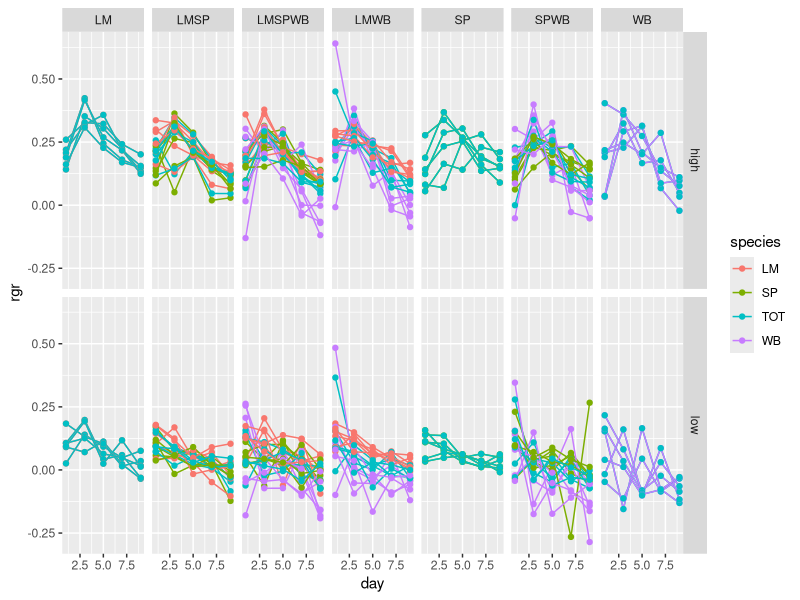
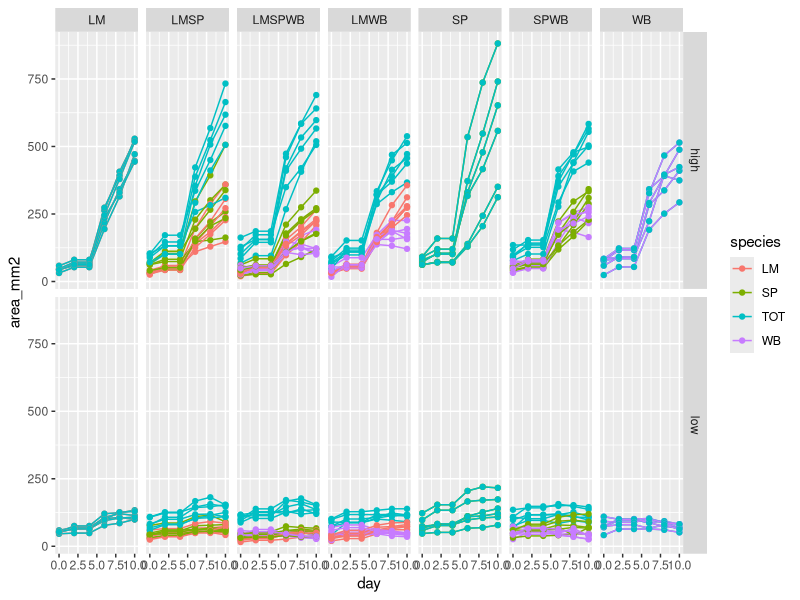
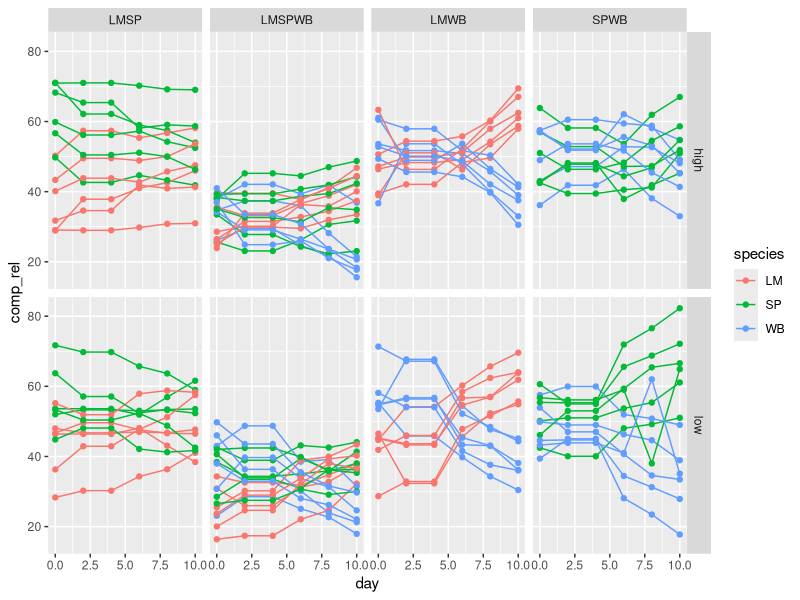
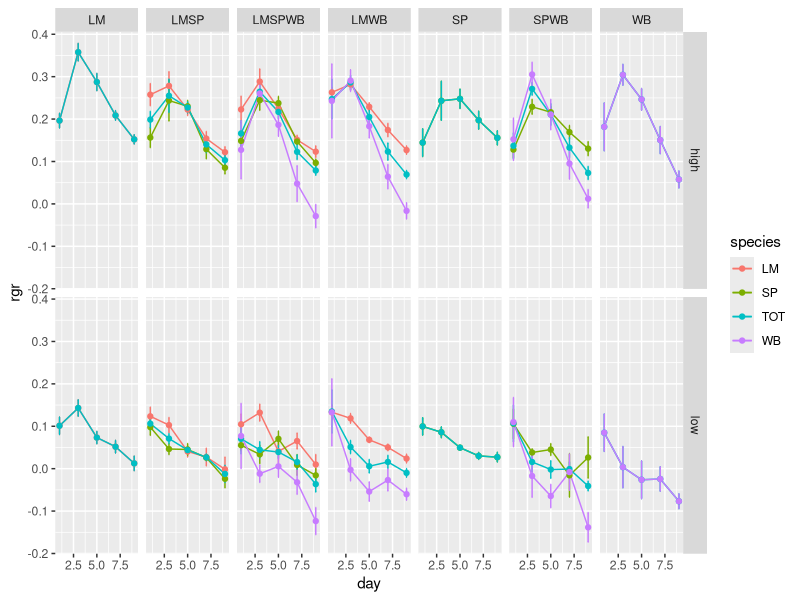
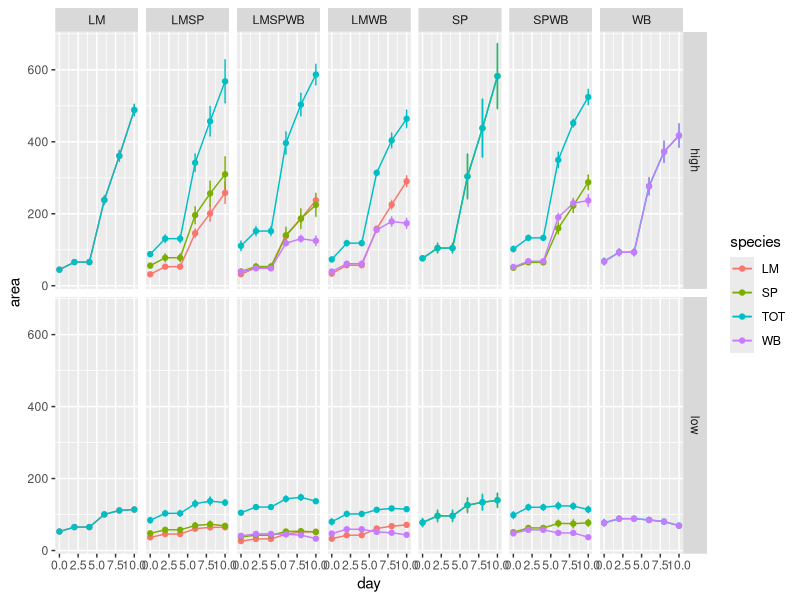
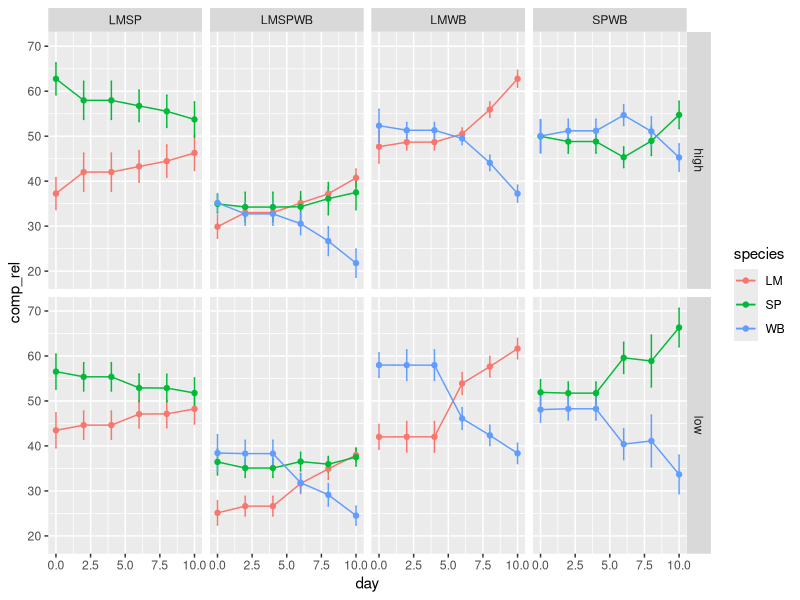

Generate these figures, in order, with R:
################################################
# Analysis of multispecies duckweed experiment #
################################################
library(ggplot2)
library(plyr)

###################################### 
# Importing & cleaning up data frame #
######################################
data_area <- read.csv("multispecies_area.csv") # import area data 
data_rgr <- read.csv("multispecies_rgr.csv") # import relative growth rate data 

data_area <- data_area[complete.cases(data_area),]
data_rgr <- data_rgr[complete.cases(data_rgr),]

data_area$id2 <- paste(data_area$id,data_area$species,sep="")
data_rgr$id2 <- paste(data_rgr$id,data_rgr$species,sep="")

data_area <- data_area[,-9]

data_comp_rel <- data_area[,-8]
data_comp_rel <- data_comp_rel[!(data_comp_rel$species == "TOT" | data_comp_rel$treatment=="LM" | data_comp_rel$treatment=="SP" | data_comp_rel$treatment=="WB"),]
data_comp_rel$id2 <- paste(data_comp_rel$id,data_comp_rel$species,sep="")

summary(data_area)
summary(data_rgr)
summary(data_comp_rel)

##################################
# Plot raw rgr data through time #
##################################
rgr_plot_raw <- ggplot(data_rgr, aes(x=day,y=rgr,group=id2,colour=species)) + geom_line() + geom_point() 
rgr_plot_raw <- rgr_plot_raw + facet_grid(nutrients ~ treatment)
rgr_plot_raw 

###################################
# Plot raw area data through time #
###################################
area_plot_raw <- ggplot(data_area, aes(x=day,y=area_mm2,group=id2,colour=species)) + geom_line() + geom_point() 
area_plot_raw <- area_plot_raw + facet_grid(nutrients ~ treatment)
area_plot_raw 

#######################################
# Plot raw % composition through time #
#######################################
comp_rel_plot_raw <- ggplot(data_comp_rel, aes(x=day, y=comp_rel, group=id2, colour=species)) + geom_line() + geom_point()
comp_rel_plot_raw <- comp_rel_plot_raw + facet_grid(nutrients ~ treatment)
comp_rel_plot_raw

#######################
# Means and variances #
#######################
summary_data_area <- ddply(data_area, c("nutrients","treatment","species","day"), summarise, 
                           N = length(area_mm2),
                           mean = mean(area_mm2),
                           sd = sd(area_mm2),
                           se = sd / sqrt(N) )

colnames(summary_data_area)[6] <- "area"

summary_data_comp_rel <- ddply(data_comp_rel, c("nutrients","treatment","species","day"), summarise, 
                           N = length(comp_rel),
                           mean = mean(comp_rel),
                           sd = sd(comp_rel),
                           se = sd / sqrt(N) )

colnames(summary_data_comp_rel)[6] <- "comp_rel"


summary_data_rgr <- ddply(data_rgr, c("nutrients","treatment","species","day"), summarise, 
                          N = length(rgr),
                          mean = mean(rgr),
                          sd = sd(rgr),
                          se = sd / sqrt(N) )

colnames(summary_data_rgr)[6] <- "rgr"

##############################
# Plot mean rgr through time #
##############################
rgr_plot_avg <- ggplot(summary_data_rgr, aes(x=day, y=rgr,colour=species)) + geom_errorbar(aes(ymin=rgr-se, ymax=rgr+se), width=0.1)
rgr_plot_avg <- rgr_plot_avg + geom_line() + geom_point()
rgr_plot_avg <- rgr_plot_avg + facet_grid(nutrients ~ treatment)
rgr_plot_avg

###############################
# Plot mean area through time #
###############################
area_plot_avg <- ggplot(summary_data_area, aes(x=day, y=area,colour=species)) + geom_errorbar(aes(ymin=area-se, ymax=area+se), width=0.1)
area_plot_avg <- area_plot_avg + geom_line() + geom_point()
area_plot_avg <- area_plot_avg + facet_grid(nutrients ~ treatment)
area_plot_avg

########################################
# Plot mean % composition through time #
########################################
comp_rel_plot <- ggplot(summary_data_comp_rel, aes(x=day, y=comp_rel, colour=species)) + geom_errorbar(aes(ymin=comp_rel-se, ymax=comp_rel+se), width=0.1)
comp_rel_plot <- comp_rel_plot + geom_line() + geom_point()
comp_rel_plot <- comp_rel_plot + facet_grid(nutrients ~ treatment)
comp_rel_plot

